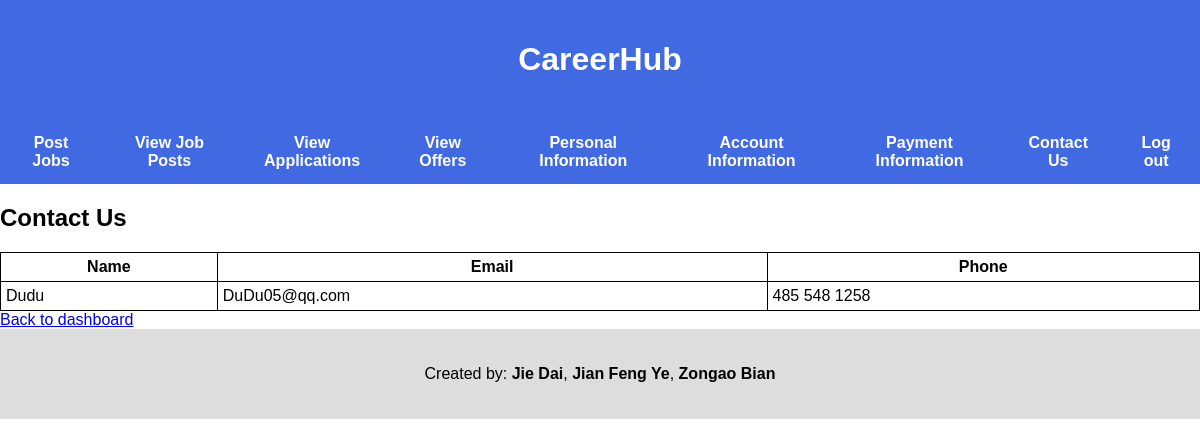
The page /employer/contact.php (signed in) on the database its author committed.
### tables this page shows
CREATE TABLE User
(
    userId   VARCHAR(25) NOT NULL PRIMARY KEY,
    password VARCHAR(25) NOT NULL,
    name     VARCHAR(25) NOT NULL,
    email    VARCHAR(50) NOT NULL,
    phone    VARCHAR(20)
);

### common.php (called while the page is built, shortened)
<?php
function escape($html) {
    return htmlspecialchars($html, ENT_QUOTES|ENT_SUBSTITUTE, "UTF-8");
}

### employer/contact.php (the view, shortened to what this page needs)
<?php
require "../config.php";
require "../common.php";
try {
        $connection = new PDO($dsn, $username, $password, $options);
        $sql = "SELECT name, email, phone FROM User WHERE userId=:userid";
        $sth = $connection->prepare($sql);
        $sth->bindValue(':userid', $_SESSION['userid']);
        $sth->execute();
        $result = $sth->fetch();
    } catch(PDOException $error) {
        echo $sql . "<br>" . $error->getMessage();
    }
?>
<?php require "../templates/employerHeader.php"; ?>
    <h2>Contact Us</h2>
    <table>
        <thead>
        <tr>
            <th>Name</th>
            <th>Email</th>
            <th>Phone</th>
        </tr>
        </thead>
        <tbody>
        <?php if ($result): ?>
            <tr>
                <td><?php echo escape($result["name"]); ?></td>
                <td><?php echo escape($result["email"]); ?></td>
                <td><?php echo escape($result["phone"]); ?></td>
            </tr>
        <?php endif; ?>
        </tbody>
    </table>
    <a href="employerDashboard.php">Back to dashboard</a>
<?php require "../templates/footer.php"; ?>

### css/style.css (style rules this page uses)
table { border-collapse: collapse; border-spacing: 0; }
td, th { padding: 5px; border-bottom: 1px solid #aaa; }

### templates/employerHeader.php (style rules this page uses)
* { box-sizing: border-box; }
body { font-family: Arial; margin: 0; }
table, th, td { border: 1px solid black; }
table { width: 100%; }

### rows shown on the page
user: name "Dudu", email "DuDu05@qq.com", phone "485 548 1258"
